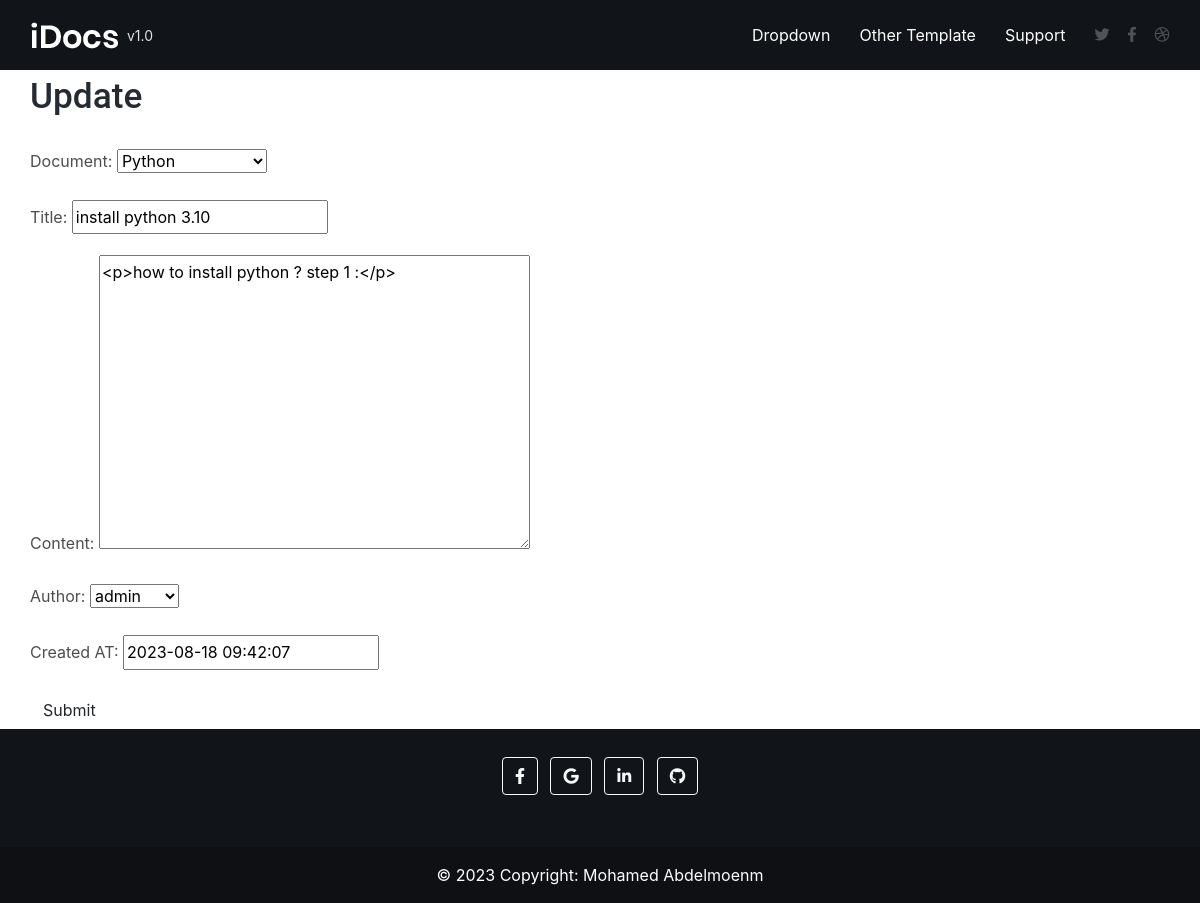
Screenshot of /update_document/1 with the database file from the repository.
### docs_app/models.py (models this page shows, shortened)
class Document(models.Model):
    category = models.ForeignKey(Category, on_delete=models.CASCADE, related_name='document_user' , verbose_name=_('Document'))
    title = models.CharField(_('Title'),max_length=100)
    content = RichTextField(_('Content'))
    author = models.ForeignKey(User, on_delete=models.SET_NULL, null=True, related_name='document_author', verbose_name=_('Author'))
    created_at = models.DateTimeField(_('Created AT'),default= timezone.now)

### docs_app/views.py (the view)
# urls.py: path('update_document/<int:pk>', Update_Document.as_view(), name='update_document'),
class Update_Document(UpdateView):
    model = Document
    fields = '__all__'
    template_name = 'doc/update_form.html'
    success_url = '/'

### docs_app/models.py (called while the page is built)
    def __str__(self):
        return self.name

### docs_app/templates/doc/update_form.html (shortened to what this page needs)
{% extends "base.html" %}
{% block body %}
<div class="container">
    <h2>Update</h2>
    <form method="post">
        {{ form.as_p }}
        <button class="btn waves-effect waves-light" type="submit">Submit</button>
    </form>
</div>
{% endblock body %}

### docs_app/static/assets/css/stylesheet.css (style rules this page uses)
body, html { height: 100%; }
body { background: #dddddd; color: #4c4d4d; }
form { padding: 0; margin: 0; display: inline; }
p { line-height: 1.8; }
h1, h2, h3, h4, h5, h6 { color: #252b33; line-height: 1.5; margin: 0 0 1.5rem 0; font-family: Roboto, sans-serif; }
h2 { font-size: 2.2rem; }
@media (min-width: 1200px) { .container { max-width: 1170px !important; } }

### rows the page displays
Document: category "Python", title "install python 3.10", content "<p>how to install python ? step 1 :</p>", author "admin", created_at "2023-08-18 09:42:07"
